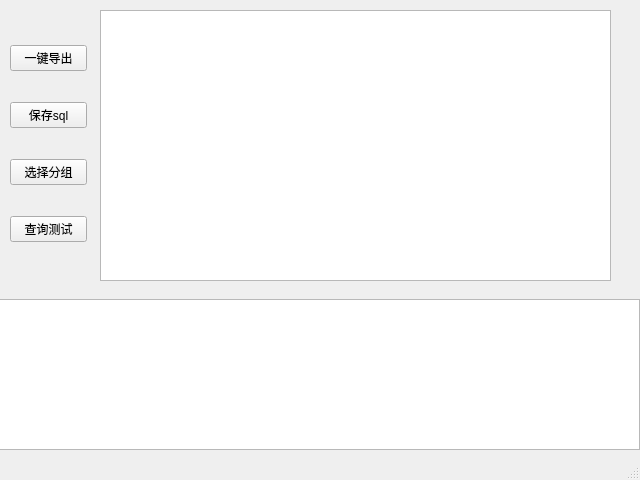
<?xml version="1.0" encoding="UTF-8"?>
<ui version="4.0">
 <class>MainWindow</class>
 <widget class="QMainWindow" name="MainWindow">
  <property name="geometry">
   <rect>
    <x>0</x>
    <y>0</y>
    <width>640</width>
    <height>480</height>
   </rect>
  </property>
  <property name="sizePolicy">
   <sizepolicy hsizetype="Fixed" vsizetype="Fixed">
    <horstretch>0</horstretch>
    <verstretch>0</verstretch>
   </sizepolicy>
  </property>
  <property name="windowTitle">
   <string>MainWindow</string>
  </property>
  <widget class="QWidget" name="centralwidget">
   <widget class="QWidget" name="verticalLayoutWidget_2">
    <property name="geometry">
     <rect>
      <x>-1</x>
      <y>299</y>
      <width>641</width>
      <height>151</height>
     </rect>
    </property>
    <layout class="QVBoxLayout" name="verticalLayout_2">
     <item>
      <widget class="QTextEdit" name="message_print"/>
     </item>
    </layout>
   </widget>
   <widget class="QWidget" name="verticalLayoutWidget">
    <property name="geometry">
     <rect>
      <x>10</x>
      <y>20</y>
      <width>77</width>
      <height>251</height>
     </rect>
    </property>
    <layout class="QVBoxLayout" name="verticalLayout">
     <item>
      <widget class="QPushButton" name="btn_export">
       <property name="enabled">
        <bool>true</bool>
       </property>
       <property name="sizePolicy">
        <sizepolicy hsizetype="Fixed" vsizetype="Fixed">
         <horstretch>0</horstretch>
         <verstretch>0</verstretch>
        </sizepolicy>
       </property>
       <property name="layoutDirection">
        <enum>Qt::LeftToRight</enum>
       </property>
       <property name="text">
        <string>一键导出</string>
       </property>
      </widget>
     </item>
     <item>
      <widget class="QPushButton" name="btn_save">
       <property name="sizePolicy">
        <sizepolicy hsizetype="Fixed" vsizetype="Fixed">
         <horstretch>0</horstretch>
         <verstretch>0</verstretch>
        </sizepolicy>
       </property>
       <property name="text">
        <string>保存sql</string>
       </property>
      </widget>
     </item>
     <item>
      <widget class="QPushButton" name="btn_chose">
       <property name="sizePolicy">
        <sizepolicy hsizetype="Fixed" vsizetype="Fixed">
         <horstretch>0</horstretch>
         <verstretch>0</verstretch>
        </sizepolicy>
       </property>
       <property name="text">
        <string>选择分组</string>
       </property>
      </widget>
     </item>
     <item>
      <widget class="QPushButton" name="btn_queary">
       <property name="sizePolicy">
        <sizepolicy hsizetype="Fixed" vsizetype="Fixed">
         <horstretch>0</horstretch>
         <verstretch>0</verstretch>
        </sizepolicy>
       </property>
       <property name="text">
        <string>查询测试</string>
       </property>
      </widget>
     </item>
    </layout>
   </widget>
   <widget class="QWidget" name="horizontalLayoutWidget">
    <property name="geometry">
     <rect>
      <x>100</x>
      <y>10</y>
      <width>511</width>
      <height>271</height>
     </rect>
    </property>
    <layout class="QHBoxLayout" name="horizontalLayout">
     <item>
      <widget class="QTextEdit" name="sql_Input"/>
     </item>
    </layout>
   </widget>
  </widget>
  <widget class="QMenuBar" name="menubar">
   <property name="geometry">
    <rect>
     <x>0</x>
     <y>0</y>
     <width>640</width>
     <height>23</height>
    </rect>
   </property>
  </widget>
  <widget class="QStatusBar" name="statusbar"/>
 </widget>
 <resources/>
 <connections/>
</ui>
